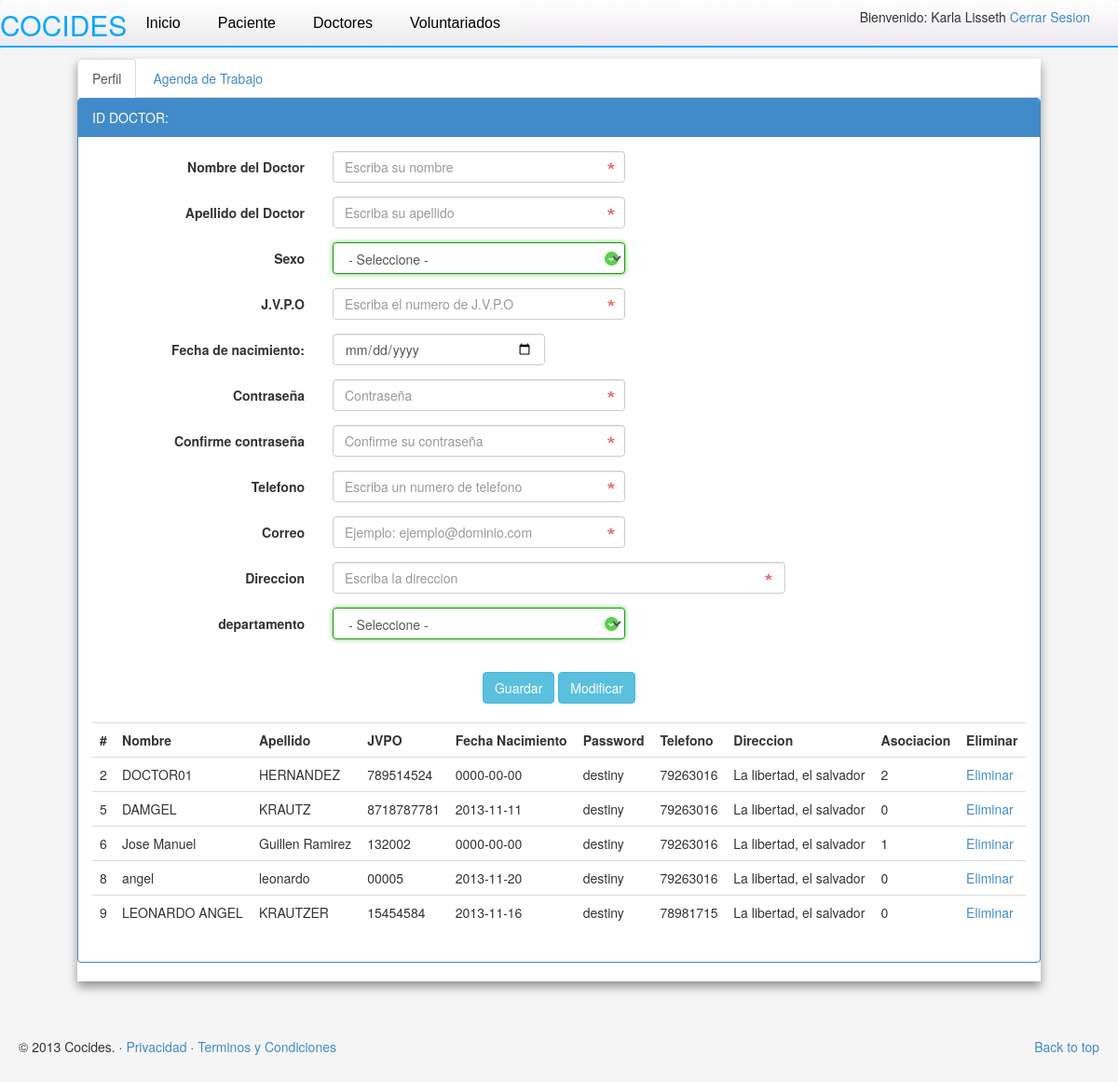
The app's page /private_content/regDoctor.php (signed in) with its own data.
### tables this page shows
CREATE TABLE `doctor` (
  `cod_doc` INTEGER(11) NOT NULL AUTO_INCREMENT,
  `nombre_doc` VARCHAR(60) NOT NULL,
  `apellido_doc` VARCHAR(60) NOT NULL,
  `JVPO` VARCHAR(25) NOT NULL,
  `genero_doc` VARCHAR(15) NOT NULL,
  `fecha_na_doc` DATE NOT NULL,
  `password_doc` VARCHAR(25) NOT NULL,
  `telefono_doc` VARCHAR(12) NOT NULL,
  `direccion_doc` VARCHAR(50) NOT NULL,
  `departamento_doc` VARCHAR(20) NOT NULL,
  `activo` VARCHAR(20) DEFAULT NULL,
  `permiso` VARCHAR(20) DEFAULT NULL,
  `cod_as` INTEGER(11) NOT NULL,
  PRIMARY KEY USING BTREE (`cod_doc`) COMMENT ''
);

### private_content/regDoctor.php (the view, shortened to what this page needs)
<!DOCTYPE html>
 <html class="no-js">
    <head>
        <link rel="stylesheet" href="../assets/css/bootstrap.css">
        <link rel="stylesheet" href="../assets/css/normalize.css">
        <link rel="stylesheet" href="../assets/css/jqueryUI.css">
        <link rel="stylesheet" href="validacionStyle.css">
    </head>
    <body>
        <div id="header" class="navbar navbar-default navbar-static-top">
            <?php
            include_once 'layout/private-header.php';
            ?>
        </div>
        <div id="contenedor" class="container">
            <ul class="nav nav-tabs" id="myTab">
                <li class="active"><a href="#Perfil">Perfil</a></li>
                <li class=""><a href="#Agenda">Agenda de Trabajo</a></li>
            </ul>
            <div class="tab-content">
                <div class="tab-pane active" id="Perfil">
                    <div class="panel panel-primary">
                        <div class="panel-heading"><?php echo 'ID DOCTOR: ' . $_SESSION['id_doc']; ?></div>
                        <div class="panel-body">
                            <form action="#" id="perfilDoctor" method="POST" class="form-horizontal">
                                <div class="form-group">
                                    <label for="Nombre_doc" class="col-lg-3 control-label">Nombre del Doctor</label>
                                    <div class="col-lg-4">
                                        <input type="text" name="nombre_doc" class="form-control" placeholder="Escriba su nombre" required>
                                    </div>
                                </div>
                                <div class="form-group">
                                    <label for="Apellido_doc" class="col-lg-3 control-label">Apellido del Doctor</label>
                                    <div class="col-lg-4">
                                        <input type="text" name="apellido_doc" class="form-control" placeholder="Escriba su apellido" required>
                                    </div>
                                </div>
                                <div class="form-group">
                                    <label for="sexo" class="col-lg-3 control-label">Sexo</label>
                                    <div class="col-lg-4">
                                        <select name="genero_doc" class="form-control" required="">
                                            <option value="NONE">- Seleccione -</option>
                                        </select>
                                    </div>
                                </div>
                                <div class="form-group">
                                    <label for="JVPO" class="col-lg-3 control-label">J.V.P.O</label>
                                    <div class="col-lg-4">
                                        <input type="text" name="JVPO" class="form-control" placeholder="Escriba el numero de J.V.P.O" required>
                                    </div>
                                </div>
                                <div class="form-group">
                                    <label for="Fecha_Nacimiento" class="col-lg-3 control-label">Fecha de nacimiento:</label>
                                    <div class="col-lg-3">
                                        <input type="date" name="fecha_na_doc" class="form-control">
                                    </div>
                                </div>
                                <div class="form-group">
                                    <label for="Contrasenia" class="col-lg-3 control-label">Contraseña</label>
                                    <div class="col-lg-4">
                                        <input type="password" name="password_doc" class="form-control" placeholder="Contraseña" required>
                                    </div>
                                </div>
                                <div class="form-group">
                                    <label for="ConfirmContrasenia" class="col-lg-3 control-label">Confirme contraseña</label>
                                    <div class="col-lg-4">
                                        <input type="password" name="confirm_password" class="form-control" placeholder="Confirme su contraseña" required>
                                    </div>
                                </div>
                                <div class="form-group">
                                    <label for="telefono" class="col-lg-3 control-label">Telefono</label>
                                    <div class="col-lg-4">
                                        <input type="tel" name="telefono_doc" placeholder="Escriba un numero de telefono" class="form-control" required>
                                    </div>
                                </div>
                                <div class="form-group">
                                    <label for="correo" class="col-lg-3 control-label">Correo</label>
                                    <div class="col-lg-4">
                                        <input type="email" name="email_emp" placeholder="Ejemplo: ejemplo@dominio.com" class="form-control" id="focusedInput" required>
                                    </div>
                                </div>
                                <div class="form-group">
                                    <label for="direccion" class="col-lg-3 control-label">Direccion</label>
                                    <div class="col-lg-6">
                                        <input type="text" name="direccion_doc" class="form-control" placeholder="Escriba la direccion" required>
                                    </div>
                                </div>
                                <div class="form-group">
                                    <label for="departamento" class="col-lg-3 control-label">departamento</label>
                                    <div class="col-lg-4">
                                        <select name="departamento_doc" class="form-control" required="">
                                            <option value="NONE">- Seleccione -</option>
                                        </select>
                                    </div>
                                </div>
                                <br>
                                <center>
                                    <input type='submit' value='Guardar' class="btn btn-info btn-large" /><input type='hidden' value='1' name='addDoctor' />
                                    <input type='submit' value='Modificar' class="btn btn-info btn-large" /><input type='hidden' value='1' name='editDoctor' />
                                </center>
                                <br>
                            </form>
                            <div class="table-responsive">
                                <?php
                                $tabla = "table ";
                                echo "<table class=" . $tabla . ">";
                                echo "<tr>";
                                echo "<td><b>#</b></td>";
                                echo "<td><b>Nombre</b></td>";
                                echo "<td><b>Apellido</b></td>";
                                echo "<td><b>JVPO</b></td>";
                                echo "<td><b>Fecha Nacimiento</b></td>";
                                echo "<td><b>Password</b></td>";
                                echo "<td><b>Telefono</b></td>";
                                echo "<td><b>Direccion</b></td>";
                                echo "<td><b>Asociacion</b></td>";
                                echo "<td><b>Eliminar</b></td>";
                                echo "</tr>";
                                $result = mysql_query("SELECT * FROM `doctor`") or trigger_error(mysql_error());
                                while ($row = mysql_fetch_array($result)) {
                                    foreach ($row AS $key => $value) {
                                        $row[$key] = stripslashes($value);
                                    }
                                    echo "<tr>";
                                    echo "<td valign='top'>" . nl2br($row['cod_doc']) . "</td>";
                                    echo "<td valign='top'>" . nl2br($row['nombre_doc']) . "</td>";
                                    echo "<td valign='top'>" . nl2br($row['apellido_doc']) . "</td>";
                                    echo "<td valign='top'>" . nl2br($row['JVPO']) . "</td>";
                                    echo "<td valign='top'>" . nl2br($row['fecha_na_doc']) . "</td>";
                                    echo "<td valign='top'>" . nl2br($row['password_doc']) . "</td>";
                                    echo "<td valign='top'>" . nl2br($row['telefono_doc']) . "</td>";
                                    echo "<td valign='top'>" . nl2br($row['direccion_doc']) . "</td>";
                                    echo "<td valign='top'>" . nl2br($row['cod_as']) . "</td>";
                                    echo "<td valign='top'><a href=eliminarDoctor.php?id={$row['cod_doc']}>Eliminar</a></td> ";
                                    echo "</tr>";
                                }
                                echo "</table>";
                                ?>
                            </div>
                        </div>
                    </div>
                </div>
            </div>
        </div>
    </body>
    <div class="footer">
        <?php
        include_once 'layout/private-footer.php';
        ?>
    </div>
</html>

### validacionStyle.css (style rules this page uses)
body { background-color:#f5f5f5; }
.container { margin-top: 1%; }
#contenedor { display: center; }
.form-horizontal input:required,.form-horizontal text:required , .form-horizontal date:required, .form-horizontal select:required, .form-horizontal textarea:required { background: #fff url(assets/img/red_asterisk.png) no-repeat 98% center; }
.form-horizontal input:required:valid, .form-horizontal text:required:valid, .form-horizontal date:required:valid, .form-horizontal select:required:valid, .form-horizontal textarea:required:valid { background: #fff url(assets/img/valid.png) no-repeat 98% center; box-shadow: 0 0 5px #5cd053; border-color: #28921f; }

### private_content/regDoctor.php (style rules this page uses)
.container { margin-top: 1%; max-width: 1034px; }
.footer { padding: 10px; margin: 10px; }

### records on screen
doctor: cod_doc "2", nombre_doc "DOCTOR01", apellido_doc "HERNANDEZ", JVPO "789514524", fecha_na_doc "0000-00-00", password_doc "destiny", telefono_doc "79263016", direccion_doc "La libertad, el salvador", cod_as "2"
doctor: cod_doc "5", nombre_doc "DAMGEL", apellido_doc "KRAUTZ", JVPO "8718787781", fecha_na_doc "2013-11-11", password_doc "destiny", telefono_doc "79263016", direccion_doc "La libertad, el salvador", cod_as "0"
doctor: cod_doc "6", nombre_doc "Jose Manuel", apellido_doc "Guillen Ramirez", JVPO "132002", fecha_na_doc "0000-00-00", password_doc "destiny", telefono_doc "79263016", direccion_doc "La libertad, el salvador", cod_as "1"
doctor: cod_doc "8", nombre_doc "angel", apellido_doc "leonardo", JVPO "00005", fecha_na_doc "2013-11-20", password_doc "destiny", telefono_doc "79263016", direccion_doc "La libertad, el salvador", cod_as "0"
doctor: cod_doc "9", nombre_doc "LEONARDO ANGEL", apellido_doc "KRAUTZER", JVPO "15454584", fecha_na_doc "2013-11-16", password_doc "destiny", telefono_doc "78981715", direccion_doc "La libertad, el salvador", cod_as "0"

### other values on screen
$_SESSION['nombre'] "Karla Lisseth"
